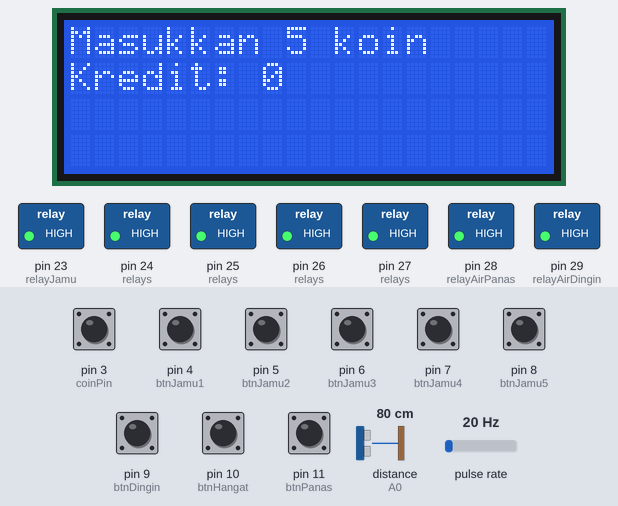
This sketch was run on a simulated Arduino Mega 2560, built with avr-gcc and run on an emulated ATmega2560. Shown: 20×4 character LCD, switched loads named in the sketch (green lamp = pin HIGH). Wiring (inferred from the names in the program): ultrasonic range finder: trigger A1; echo A0; pulse sensor: data pin 18. The test bench sets the inputs (shaded band); at power-on: pin 3 (coinPin), pin 4 (btnJamu1), pin 5 (btnJamu2), pin 6 (btnJamu3), pin 7 (btnJamu4), pin 8 (btnJamu5), pin 9 (btnDingin), pin 10 (btnHangat), pin 11 (btnPanas) HIGH, distance to the obstacle (sensor on A0) 80 cm, pulse rate 20 Hz. The echo pulse lasts 58.3 µs per cm; pins used as bus, display or sensor lines are not drawn; what the sketch prints to the serial monitor is not drawn.

Above: at 4.3 s.
4.4 s: pin 3 (coinPin) pulled LOW for 0.15 s
At 5.3 s:
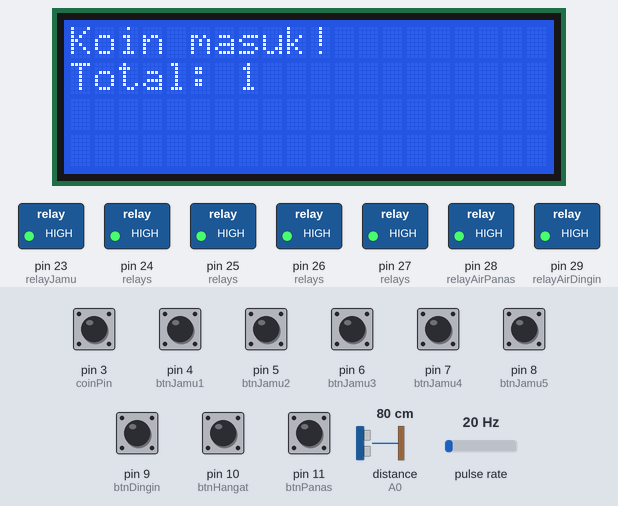
7.0 s: pin 3 (coinPin) pulled LOW for 1 s
At 8.5 s:
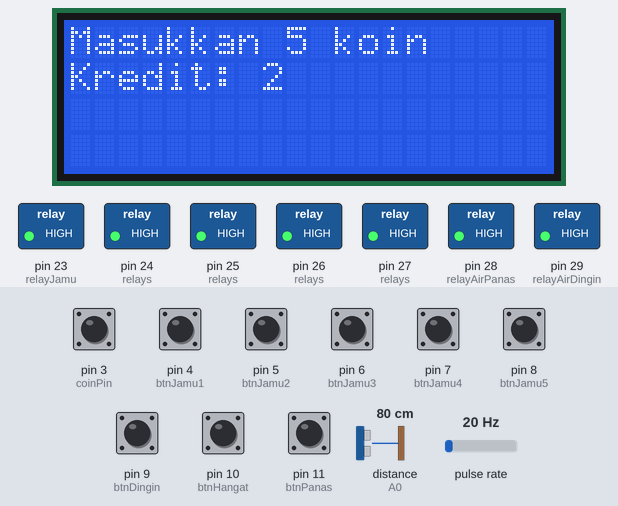
9.5 s: pin 3 (coinPin) pulsed LOW 5 times (0.12 s each, 0.3 s apart)
At 12.1 s:
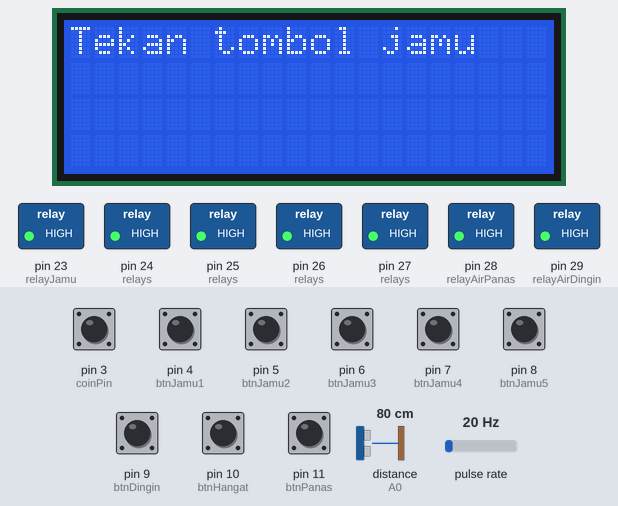
13.2 s: pin 4 (btnJamu1) pulled LOW for 1 s
At 15.2 s:
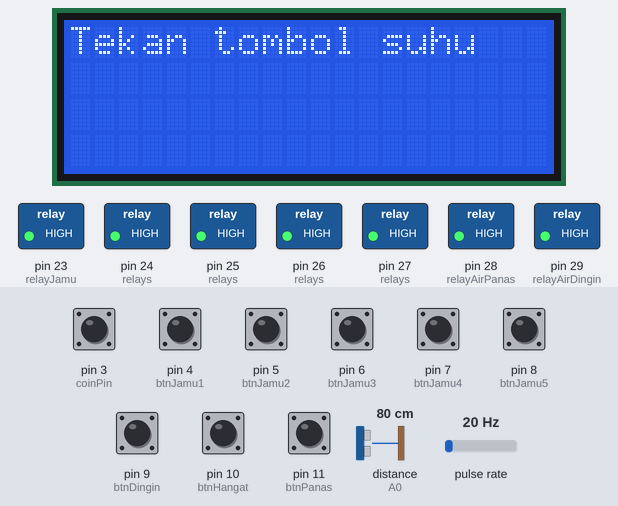
Timing chart, 0 to 16.7 s (numbered marks = the images above; inputs shaded):
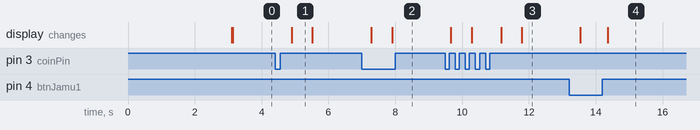

Measured:
- after the input at 4.4 s, the display: changes after 0.49 s (image 1)
- after the input at 7.0 s, the display: first changes after 0.28 s (image 2 shows a later state)
- after the input at 9.5 s, the display: first changes after 0.17 s (image 3 shows a later state)
- after the input at 13.2 s, the display: first changes after 0.34 s (image 4 shows a later state)
- what the display in image 1 shows lasts 0.6 s, from 4.9 s to 5.5 s

The sketch:

program_mega2.ino
```cpp
#include <Wire.h>
#include <LiquidCrystal_I2C.h>

// Pin Ultrasonik
#define trigPin A1
#define echoPin A0  // pindah agar tidak bentrok dengan LED internal

// Pin Relay Jamu 5 jenis
#define relayJamu1 23
#define relayJamu2 24
#define relayJamu3 25
#define relayJamu4 26
#define relayJamu5 27

// Pin Relay Air
#define relayAirPanas 28
#define relayAirDingin 29

// Pin Flow sensor dan Coin Acceptor
#define flowPin 18
#define coinPin 3

// Tombol Pilih Jamu
#define btnJamu1 4
#define btnJamu2 5
#define btnJamu3 6
#define btnJamu4 7
#define btnJamu5 8

// Pin Tombol Pilih Suhu Air
#define btnDingin 9
#define btnHangat 10
#define btnPanas 11

LiquidCrystal_I2C lcd(0x27, 20, 4);

// Variabel Flow Sensor
volatile int pulseCount = 0;
float calibrationFactor = 4.5;
float volume = 0;

// Variabel Coin Acceptor
volatile int coinPulse = 0;
int credit = 0;
int hargaPerGelas = 5;

// Flag status
int jamuDipilih = 0;
int suhuDipilih = 0;

// Interrupt
void pulseCounter() { pulseCount++; }
void coinCounter() { coinPulse++; }

// Fungsi Baca Ultrasonik
long readUltrasonic() {
  digitalWrite(trigPin, LOW);
  delayMicroseconds(2);
  digitalWrite(trigPin, HIGH);
  delayMicroseconds(10);
  digitalWrite(trigPin, LOW);
  long duration = pulseIn(echoPin, HIGH, 60000); // timeout 60ms
  if (duration == 0) return -1;
  return duration * 0.034 / 2;
}

void setup() {
  Serial.begin(9600);
  lcd.init();
  lcd.backlight();

  pinMode(trigPin, OUTPUT);
  pinMode(echoPin, INPUT);

  // Set relay sebagai OUTPUT
  int relays[] = {relayJamu1, relayJamu2, relayJamu3, relayJamu4, relayJamu5, relayAirPanas, relayAirDingin};
  for (int i = 0; i < 7; i++) {
    pinMode(relays[i], OUTPUT);
    digitalWrite(relays[i], HIGH); // off default
  }

  // Pin tombol
  pinMode(flowPin, INPUT);
  pinMode(coinPin, INPUT_PULLUP);
  pinMode(btnJamu1, INPUT_PULLUP);
  pinMode(btnJamu2, INPUT_PULLUP);
  pinMode(btnJamu3, INPUT_PULLUP);
  pinMode(btnJamu4, INPUT_PULLUP);
  pinMode(btnJamu5, INPUT_PULLUP);
  pinMode(btnDingin, INPUT_PULLUP);
  pinMode(btnHangat, INPUT_PULLUP);
  pinMode(btnPanas, INPUT_PULLUP);

  attachInterrupt(digitalPinToInterrupt(flowPin), pulseCounter, RISING);
  attachInterrupt(digitalPinToInterrupt(coinPin), coinCounter, FALLING);

  lcd.setCursor(2, 0); lcd.print("SELAMAT DATANG");
  lcd.setCursor(9, 1); lcd.print("DI");
  lcd.setCursor(1, 2); lcd.print("MESIN JAMU OTOMATIS");
  delay(3000);
  lcd.clear();
}

void loop() {
  long jarak = readUltrasonic();
  Serial.print("Jarak: ");
  Serial.println(jarak);

  // Input koin
  if (coinPulse > 0) {
    credit += coinPulse;
    coinPulse = 0;
    lcd.clear();
    lcd.setCursor(0, 0); lcd.print("Koin masuk!");
    lcd.setCursor(0, 1); lcd.print("Total: "); lcd.print(credit);
    delay(600);
  }

  // Pilih jamu
  if (credit >= hargaPerGelas && jamuDipilih == 0) {
    if (digitalRead(btnJamu1) == LOW) jamuDipilih = 1;
    if (digitalRead(btnJamu2) == LOW) jamuDipilih = 2;
    if (digitalRead(btnJamu3) == LOW) jamuDipilih = 3;
    if (digitalRead(btnJamu4) == LOW) jamuDipilih = 4;
    if (digitalRead(btnJamu5) == LOW) jamuDipilih = 5;

    if (jamuDipilih > 0) {
      lcd.clear();
      lcd.setCursor(0, 0); lcd.print("Jamu "); lcd.print(jamuDipilih); lcd.print(" dipilih");
      delay(800);
    }
  }

  // Pilih suhu air
  if (jamuDipilih > 0 && suhuDipilih == 0) {
    if (digitalRead(btnDingin) == LOW) suhuDipilih = 1;
    if (digitalRead(btnHangat) == LOW) suhuDipilih = 2;
    if (digitalRead(btnPanas) == LOW) suhuDipilih = 3;

    if (suhuDipilih > 0) {
      lcd.clear();
      lcd.setCursor(0, 0); lcd.print("Suhu: ");
      if (suhuDipilih == 1) lcd.print("Dingin");
      if (suhuDipilih == 2) lcd.print("Hangat");
      if (suhuDipilih == 3) lcd.print("Panas");
      delay(800);
    }
  }

  // Proses jika gelas terdeteksi
  if (jamuDipilih > 0 && suhuDipilih > 0 && jarak > 0 && jarak < 9) {
    lcd.clear();
    lcd.setCursor(0, 0); lcd.print("Proses penyajian...");
    delay(1000);

    // Tentukan relay jamu sesuai pilihan
    int relayJamu;
    switch (jamuDipilih) {
      case 1: relayJamu = relayJamu1; break;
      case 2: relayJamu = relayJamu2; break;
      case 3: relayJamu = relayJamu3; break;
      case 4: relayJamu = relayJamu4; break;
      case 5: relayJamu = relayJamu5; break;
    }

    // Tuang jamu 20 ml
    lcd.clear();
    lcd.setCursor(0, 0); lcd.print("Menuang Jamu...");
    pulseCount = 0;
    volume = 0;
    digitalWrite(relayJamu, LOW);
    while (volume < 20) {
      volume = pulseCount / calibrationFactor;
      lcd.setCursor(0, 1);
      lcd.print("Vol: "); lcd.print(volume); lcd.print(" ml  ");
    }
    digitalWrite(relayJamu, HIGH);
    delay(1000);

    // Tuang air sesuai suhu
    lcd.clear();
    lcd.setCursor(0, 0); lcd.print("Menuang Air...");
    pulseCount = 0;
    volume = 0;

    if (suhuDipilih == 1) { // Dingin
      digitalWrite(relayAirDingin, LOW);
      while (volume < 180) {
        volume = pulseCount / calibrationFactor;
      }
      digitalWrite(relayAirDingin, HIGH);
    }
    else if (suhuDipilih == 2) { // Hangat
      digitalWrite(relayAirPanas, LOW);
      digitalWrite(relayAirDingin, LOW);
      while (volume < 180) {
        volume = pulseCount / calibrationFactor;
      }
      digitalWrite(relayAirPanas, HIGH);
      digitalWrite(relayAirDingin, HIGH);
    }
    else if (suhuDipilih == 3) { // Panas
      digitalWrite(relayAirPanas, LOW);
      while (volume < 180) {
        volume = pulseCount / calibrationFactor;
      }
      digitalWrite(relayAirPanas, HIGH);
    }

    // Penyajian selesai
    lcd.clear();
    lcd.setCursor(0, 0); lcd.print("Jamu Siap Disajikan!");
    lcd.setCursor(0, 1); lcd.print("Total: 200 ml");
    delay(4000);

    // Reset status
    credit -= hargaPerGelas;
    jamuDipilih = 0;
    suhuDipilih = 0;
    lcd.clear();
    lcd.setCursor(0, 0); lcd.print("Siap lagi...");
    delay(2000);
  }

  // Tampilan idle
  if (credit < hargaPerGelas) {
    lcd.clear();
    lcd.setCursor(0, 0); lcd.print("Masukkan 5 koin");
    lcd.setCursor(0, 1); lcd.print("Kredit: "); lcd.print(credit);
    delay(800);
  } else if (jamuDipilih == 0) {
    lcd.clear();
    lcd.setCursor(0, 0); lcd.print("Tekan tombol jamu");
    delay(800);
  } else if (suhuDipilih == 0) {
    lcd.clear();
    lcd.setCursor(0, 0); lcd.print("Tekan tombol suhu");
    delay(800);
  } else if (jarak >= 9) {
    lcd.clear();
    lcd.setCursor(0, 0); lcd.print("Letakkan gelas...");
    delay(800);
  }

  delay(50);
}
```
